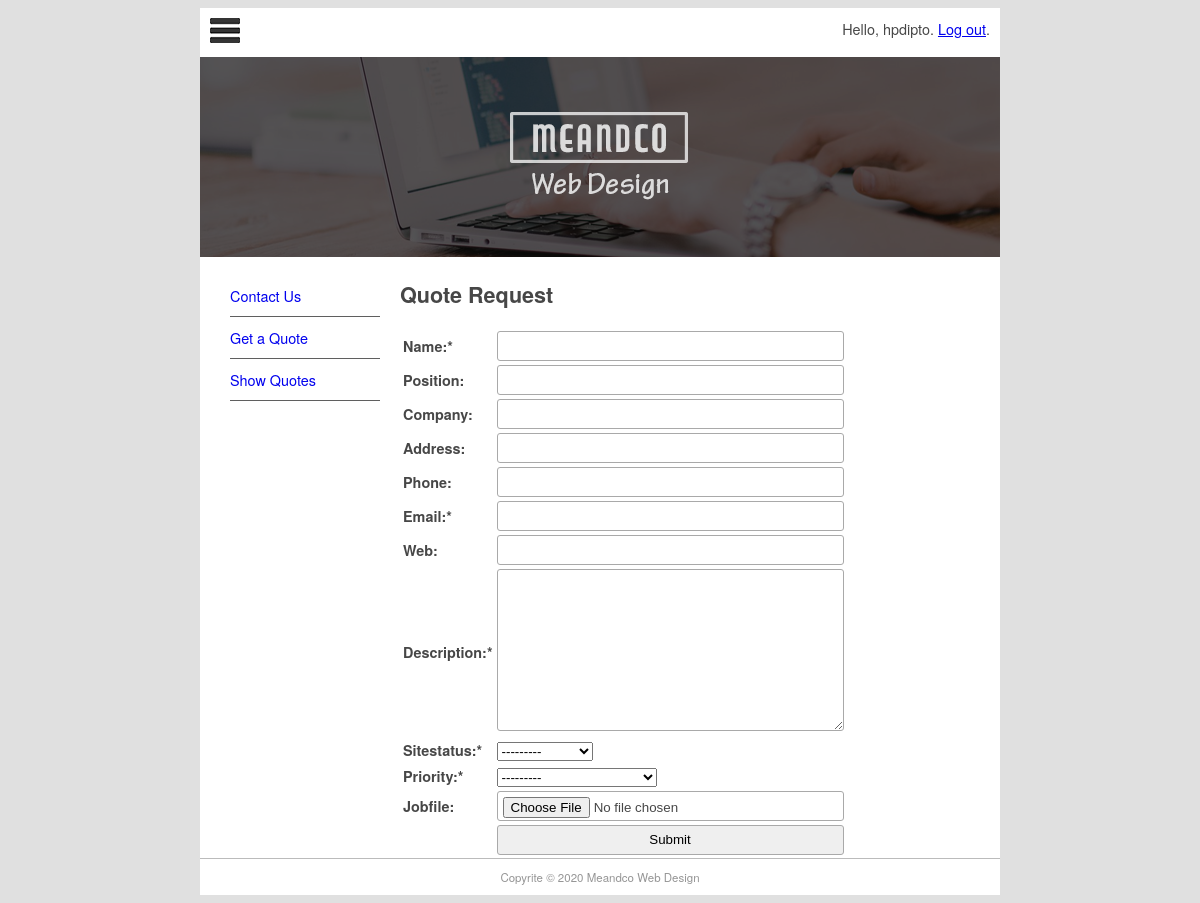
Before: /quote/ (signed in) with the older database file.
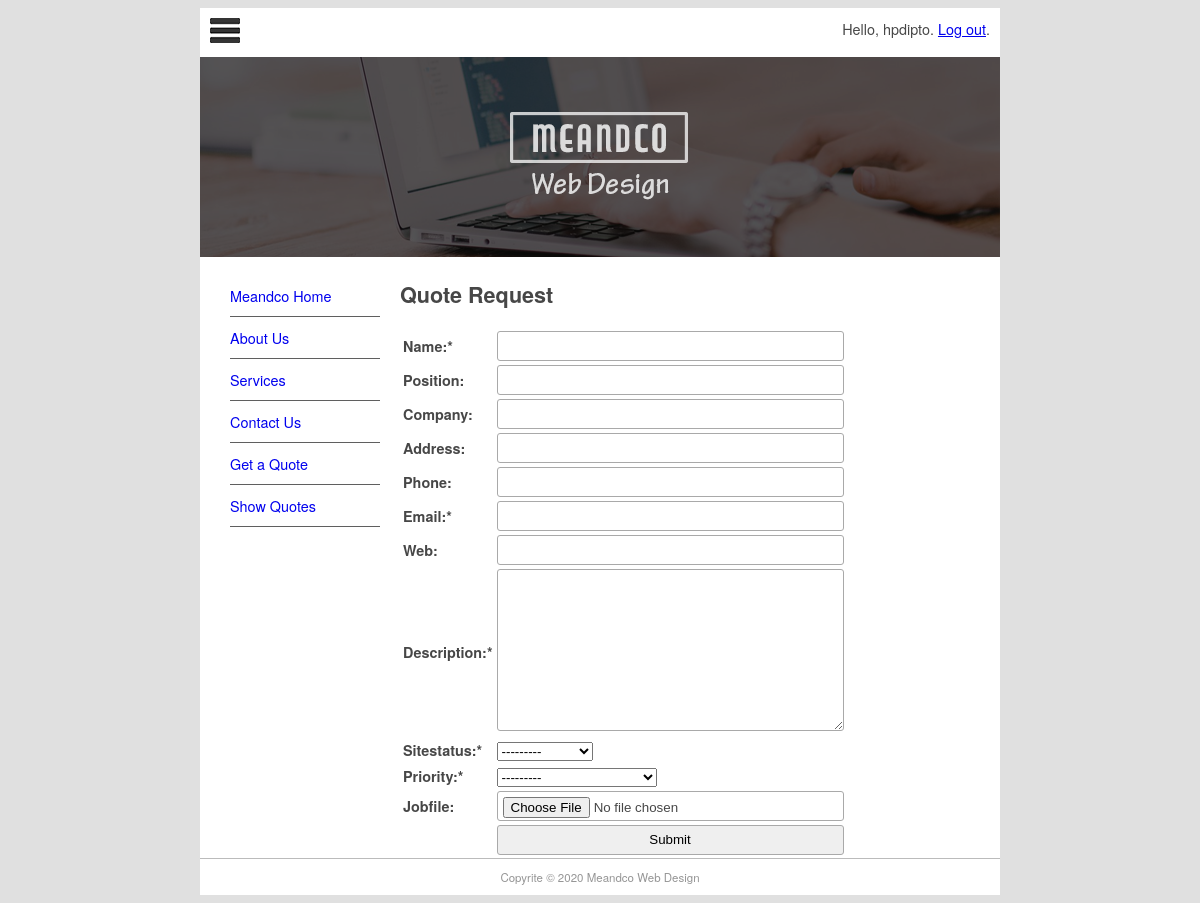
After: the same page with the newer database file.
### pages/models.py (models this page shows, shortened)
class Page(models.Model):
    title = models.CharField(max_length=60)
    permalink = models.CharField(max_length=12, unique=True)
    update_date = models.DateTimeField('Last Updated')
    bodytext = models.TextField('Page Count', blank=True)

### quotes/views.py (the view)
# urls.py: path('', views.quote_req, name='quote-request'),
@login_required(login_url=reverse_lazy('login'))
def quote_req(request):
    submitted = False
    if request.method == 'POST':
        form = QuoteForm(request.POST, request.FILES)
        if form.is_valid():
            quote = form.save(commit=False)
            try:
                quote.username = request.user
            except Exception:
                pass
            quote.save()
            return HttpResponseRedirect('/quote?submitted=True')
    else:
        form = QuoteForm()
        if 'submitted' in request.GET:
            submitted = True
    return render(request, 'quotes/quote.html', {'form': form, 'page_list': Page.objects.all(), 'submitted': submitted})

### quotes/forms.py
class QuoteForm(ModelForm):
    required_css_class = 'required'
    class Meta:
        model = Quote
        fields = [
            'name', 'position', 'company', 'address',
            'phone', 'email', 'web', 'description',
            'sitestatus', 'priority', 'jobfile'
        ]

### quotes/templates/quotes/quote.html (shortened to what this page needs)
{% extends "base.html" %}
{% block sidenav %}
    {% for page in page_list %}
        <li>
            <a href="{{ page.permalink }}">{{ page.title }}</a>
        </li>
    {% endfor %}
{% endblock sidenav %}
{% block content %}
<h1>Quote Request</h1>
{% if submitted %}
    <p class="success">
        Your quote was submitted successfully. Thank you.
    </p>
{% else %}
    <form action="" enctype="multipart/form-data" method="POST" nonvalidate>
        <table>
            {{ form.as_table }}
            <tr>
                <td>&nbsp;</td>
                <td><input type="submit" value="Submit"></td>
            </tr>
        </table>
    </form>
{% endif %}
{% endblock content %}

### mfdw_site/templates/base.html (shortened to what this page needs)
{% load static %}
<!DOCTYPE html>
<html lang="en">
<head>
  <link rel="stylesheet" type="text/css" href="{% static 'main.css' %}">
</head>
<body>
  <div id="wrapper">
    <header id="header">
      <div id="logo">
        <img src="{% static 'logo.jpg' %}" />
        <span style="float: right;">
          {% if user.is_authenticated %}
           Hello, {{ user.username }}. <a href="{% url 'logout' %}?next=/">Log out</a>.
           {% else %}
            Not logged in. <a href="{% url 'login' %}?next=/">Log in</a>.
          {% endif %}
        </span>
      </div>
      <div id="topbanner">
        <img src="{% static 'top_banner.png' %}" width="800" alt="">
      </div>
    </header>
    <aside id="leftsidebar">
      <nav id="nav">
        <ul>
          {% block sidenav %}{% endblock sidenav %}
          <li><a href="/contact">Contact Us</a></li>
          <li><a href="/quote/">Get a Quote</a></li>
          <li><a href="/quote/show">Show Quotes</a></li>
        </ul>
      </nav>
    </aside>
    <section id="main">
      {% block content %}{% endblock content %}
    </section>
    <footer id="footer">Copyrite &copy; 2020 Meandco Web Design</footer>
  </div>
</body>
</html>

### mfdw_site/static/main.css (style rules this page uses)
#header { border-style: none; width: 800px; height: auto; }
#wrapper { margin-top: 0px; margin-left: auto; margin-right: auto; background-color: #FFFFFF; width: 800px; }
body { background-color: #E0E0E0; font-family: Gotham, "Helvetica Neue", Helvetica, Arial, sans-serif; font-size: 0.9em; text-align: justify; color: #474747; }
#footer { text-align: center; font-size: 0.8em; margin-top: 5px; padding-top: 10px; padding-bottom: 10px; background-color: #FFFFFF; border-top: thin solid #BBBBBB; clear: both; color: #969696; }
#nav li { padding-top: 10px; padding-bottom: 10px; font-size: 1em; list-style-type: none; border-bottom: thin solid #5F5F5F; color: #4C4C4C; left: 0px; list-style-position: inside; margin-left: -10px; }
#nav li a { text-decoration: none; }
#leftsidebar { width: 180px; height: 350px; float: left; }
#main { width: 560px; float: left; margin-left: 20px; margin-right: 10px; padding-right: 10px; }
#logo { padding: 10px; }
input, textarea { width: 100%; padding: 5px!important; -webkit-box-sizing: border-box; -moz-box-sizing: border-box; box-sizing: border-box; border-radius: 3px; border-style: solid; border-width: 1px; border-color: rgb(169,169,169) }
input { height: 30px; }
.required label:after { content: "*"; }

Changed rows visible on the page:
added Page: title "Meandco Home"
added Page: title "About Us"
added Page: title "Services"
